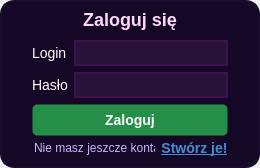
<?xml version="1.0" encoding="UTF-8"?>
<ui version="4.0">
 <class>Session</class>
 <widget class="QWidget" name="Session">
  <property name="geometry">
   <rect>
    <x>0</x>
    <y>0</y>
    <width>260</width>
    <height>168</height>
   </rect>
  </property>
  <property name="windowTitle">
   <string>Form</string>
  </property>
  <property name="styleSheet">
   <string notr="true">#credentialsContainer {
	background-color: rgb(21, 8, 39);
	border-radius: 14px;
	border: 2px solid rgb(25, 13, 43);
}</string>
  </property>
  <layout class="QVBoxLayout" name="verticalLayout" stretch="1">
   <property name="leftMargin">
    <number>0</number>
   </property>
   <property name="topMargin">
    <number>0</number>
   </property>
   <property name="rightMargin">
    <number>0</number>
   </property>
   <property name="bottomMargin">
    <number>0</number>
   </property>
   <item>
    <widget class="QWidget" name="credentialsContainer" native="true">
     <property name="minimumSize">
      <size>
       <width>260</width>
       <height>168</height>
      </size>
     </property>
     <property name="styleSheet">
      <string notr="true">QPushButton {
  background-color: rgb(38, 143, 71);
  border: 1px solid transparent;
  border-radius: 5px;
  color: #FFFFFF;
  font-family: &quot;Inter var&quot;,ui-sans-serif,system-ui,-apple-system,system-ui,&quot;Segoe UI&quot;,Roboto,&quot;Helvetica Neue&quot;,Arial,&quot;Noto Sans&quot;,sans-serif,&quot;Apple Color Emoji&quot;,&quot;Segoe UI Emoji&quot;,&quot;Segoe UI Symbol&quot;,&quot;Noto Color Emoji&quot;;
  font-size: 14px;
  font-weight: 600;
	padding-top: 5px;
	padding-bottom: 5px;
}

QPushButton:hover {
  background-color: rgb(97, 255, 94);
}

QPushButton::disabled {
	background-color: rgb(116, 116, 116);
	color: rgb(190,190,190);
}
QLineEdit {
	border: 2px solid rgb(63, 17, 75);
	background-color: rgb(40, 18, 58);
	font-size: 14px;
	color:white;
	padding-top: 2px;
	padding-bottom: 2px;
	font-weight: 600;
}</string>
     </property>
     <layout class="QFormLayout" name="formLayout_2">
      <property name="leftMargin">
       <number>32</number>
      </property>
      <property name="rightMargin">
       <number>32</number>
      </property>
      <property name="bottomMargin">
       <number>12</number>
      </property>
      <item row="0" column="0" colspan="2">
       <widget class="QLabel" name="label_3">
        <property name="styleSheet">
         <string notr="true">font-size: 18px;
font-weight: 600;
color: rgb(255, 216, 255);
margin-bottom:4px;</string>
        </property>
        <property name="text">
         <string>Zaloguj się</string>
        </property>
        <property name="alignment">
         <set>Qt::AlignCenter</set>
        </property>
       </widget>
      </item>
      <item row="1" column="0">
       <widget class="QLabel" name="label">
        <property name="styleSheet">
         <string notr="true">color: white;
font-size: 14px;</string>
        </property>
        <property name="text">
         <string>Login</string>
        </property>
       </widget>
      </item>
      <item row="1" column="1">
       <widget class="QLineEdit" name="loginEdit"/>
      </item>
      <item row="2" column="0">
       <widget class="QLabel" name="label_2">
        <property name="styleSheet">
         <string notr="true">color: white;
font-size: 14px;</string>
        </property>
        <property name="text">
         <string>Hasło</string>
        </property>
       </widget>
      </item>
      <item row="2" column="1">
       <widget class="QLineEdit" name="passEdit">
        <property name="echoMode">
         <enum>QLineEdit::Password</enum>
        </property>
       </widget>
      </item>
      <item row="3" column="0" colspan="2">
       <widget class="QPushButton" name="pushButton">
        <property name="minimumSize">
         <size>
          <width>0</width>
          <height>32</height>
         </size>
        </property>
        <property name="text">
         <string>Zaloguj</string>
        </property>
       </widget>
      </item>
      <item row="4" column="0" colspan="2">
       <widget class="QWidget" name="widget" native="true">
        <property name="minimumSize">
         <size>
          <width>0</width>
          <height>0</height>
         </size>
        </property>
        <layout class="QHBoxLayout" name="horizontalLayout">
         <property name="leftMargin">
          <number>2</number>
         </property>
         <property name="topMargin">
          <number>2</number>
         </property>
         <property name="rightMargin">
          <number>0</number>
         </property>
         <property name="bottomMargin">
          <number>0</number>
         </property>
         <item alignment="Qt::AlignHCenter|Qt::AlignVCenter">
          <widget class="QLabel" name="label_4">
           <property name="styleSheet">
            <string notr="true">color: rgb(203, 179, 255);
font-size: 12px;</string>
           </property>
           <property name="text">
            <string>Nie masz jeszcze konta?</string>
           </property>
          </widget>
         </item>
         <item alignment="Qt::AlignVCenter">
          <widget class="QPushButton" name="createLinkBtn">
           <property name="styleSheet">
            <string notr="true">QPushButton {
	border: 0;
	background-color: transparent;
	text-decoration: underline;
	font-size: 14px;
	font-weight: 500;
	color: rgb(67, 142, 215);
	padding:0;
	margin:0;
}
QPushButton:hover {
	color: rgb(87, 162, 255);
}</string>
           </property>
           <property name="text">
            <string>Stwórz je!</string>
           </property>
          </widget>
         </item>
        </layout>
       </widget>
      </item>
     </layout>
    </widget>
   </item>
  </layout>
 </widget>
 <resources/>
 <connections/>
</ui>
